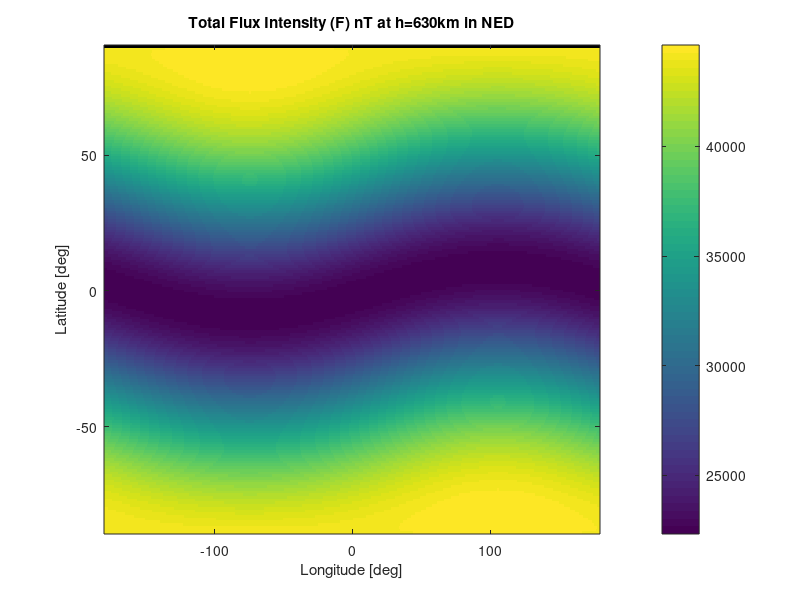
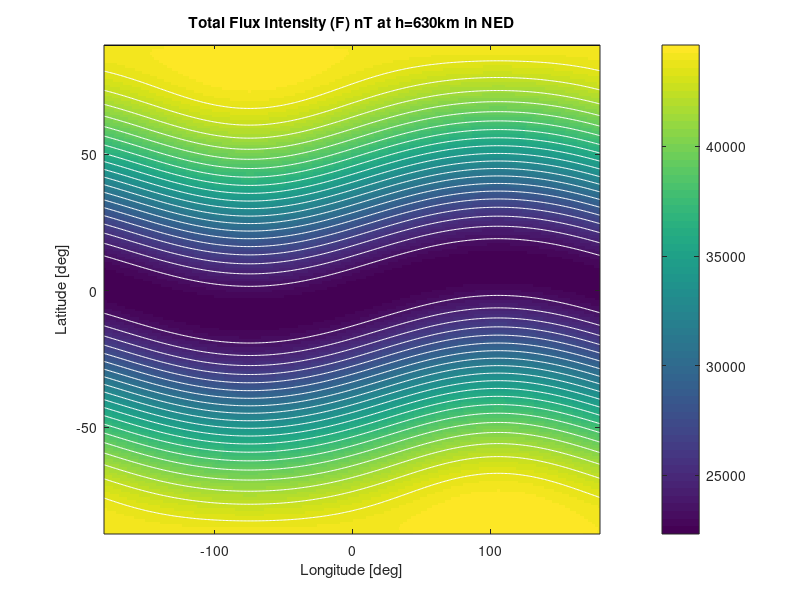
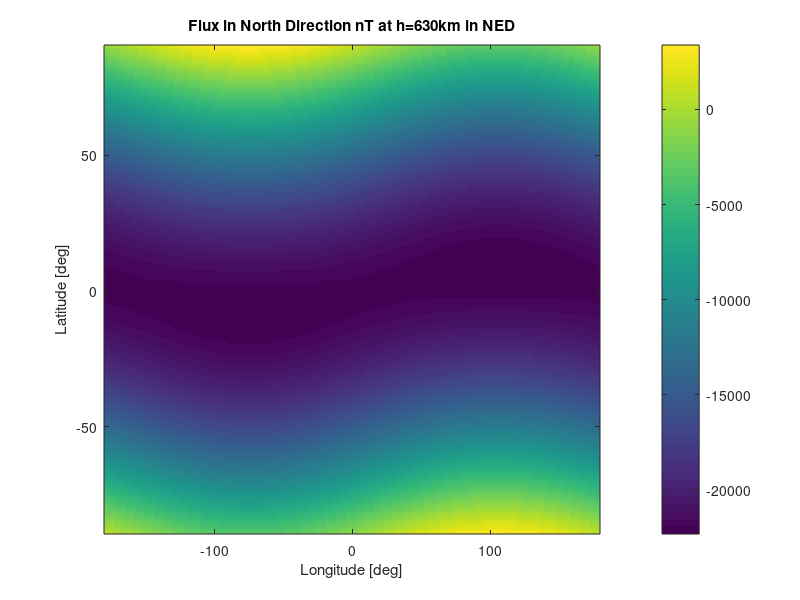
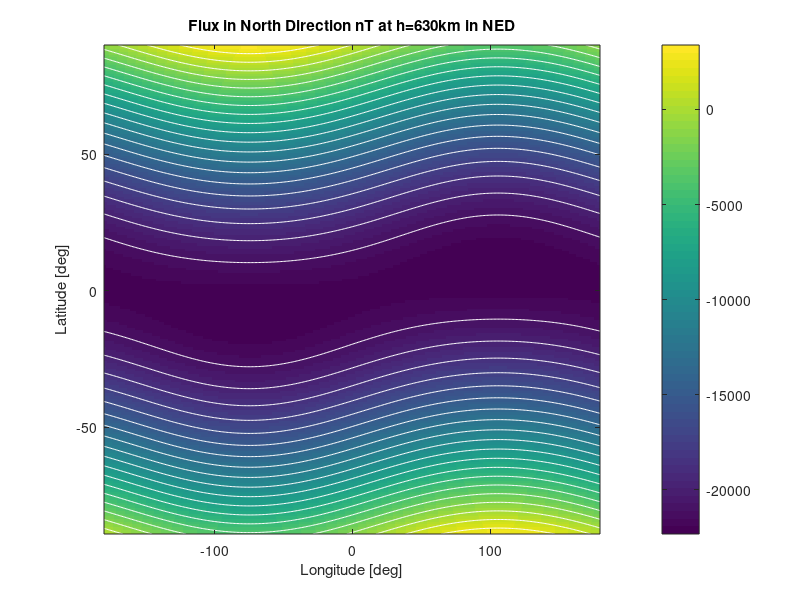

Write the MATLAB code that produced these figures, in order.
%-------------------------------------------------------------------------%
%This program use to ploting data Earth Magnetic Field at n-altitude
% in Local Tangent Coordinated

%%Plot data magnetic field at x altitude
%   data IGRF12
%   n=13, degree
%   m=0,1,2...,n, orde'
% Source : adabted code with IGRF11 Matlab Code By Charles Rino
%-------------------------------------------------------------------------%

%load data
load B_NED mB_NED N E D

%-------------------------------------------------------------------------%
%Total Flux
%plot 1
figure
imagesc([-180:179],[-89:90],mB_NED') %image scale, B'=transpose(B)
axis xy
colorbar %show color bar
xlabel('Longitude [deg]')
ylabel('Latitude [deg]')
title('Total Flux Intensity (F) nT at h=630km in NED')
hold on
Blong=-180:179;
Blat=-89:90;
figure
imagesc(Blong,Blat,mB_NED')
axis xy
hold on
%An equator location of interest
hold on
colorbar
xlabel('Longitude [deg]')
ylabel('Latitude [deg]')
title('Total Flux Intensity (F) nT at h=630km in NED')
LINESPEC='w';
hold on
[cs,h]=contour(Blong,Blat,mB_NED',20,LINESPEC); 
%-------------------------------------------------------------------------%
%-------------------------------------------------------------------------%
% B in North Direction, N
% plot 2
figure
imagesc([-180:179],[-89:90],N') %image scale, B'=transpose(B)
axis xy
colorbar %show color bar
xlabel('Longitude [deg]')
ylabel('Latitude [deg]')
title('Flux in North Direction nT at h=630km in NED')
hold on
Blong=-180:179;
Blat=-89:90;
figure
imagesc(Blong,Blat,N')
axis xy
hold on
%An equator location of interest
hold on
colorbar
xlabel('Longitude [deg]')
ylabel('Latitude [deg]')
title('Flux in North Direction nT at h=630km in NED')
LINESPEC='w';
hold on
[cs,h]=contour(Blong,Blat,N',20,LINESPEC); 
%-------------------------------------------------------------------------%
%-------------------------------------------------------------------------%
% B in Easth direction, E
% plot 3
figure
imagesc([-180:179],[-89:90],E') %image scale, B'=transpose(B)
axis xy
colorbar %show color bar
xlabel('Longitude [deg]')
ylabel('Latitude [deg]')
title('Flux in East Direction nT at h=630km in NED')
hold on
Blong=-180:179;
Blat=-89:90;
figure
imagesc(Blong,Blat,E')
axis xy
hold on
%An equator location of interest
hold on
colorbar
xlabel('Longitude [deg]')
ylabel('Latitude [deg]')
title('Flux in East Direction nT at h=630km in NED')
LINESPEC='w';
hold on
[cs,h]=contour(Blong,Blat,E',20,LINESPEC);
%-------------------------------------------------------------------------%
%-------------------------------------------------------------------------%
% B in Down direction, D
% plot 4
figure
imagesc([-180:179],[-89:90],D') %image scale, B'=transpose(B)
axis xy
colorbar %show color bar
xlabel('Longitude [deg]')
ylabel('Latitude [deg]')
title('Flux in Down Direction nT at h=630km in NED')
hold on
Blong=-180:179;
Blat=-89:90;
figure
imagesc(Blong,Blat,D')
axis xy
hold on
%An equator location of interest
hold on
colorbar
xlabel('Longitude [deg]')
ylabel('Latitude [deg]')
title('Flux in Down Direction nT at h=630km in NED')
LINESPEC='w';
hold on
[cs,h]=contour(Blong,Blat,D',20,LINESPEC);
%-------------------------------------------------------------------------%